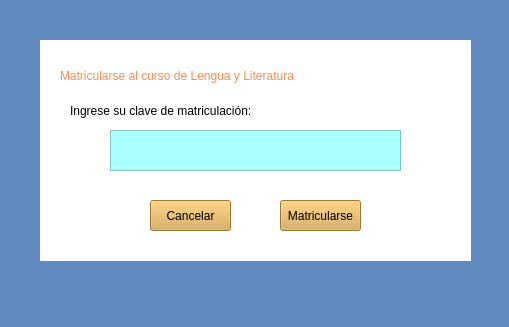
<?xml version="1.0" encoding="UTF-8"?>
<ui version="4.0">
 <class>matriLengua</class>
 <widget class="QWidget" name="matriLengua">
  <property name="geometry">
   <rect>
    <x>0</x>
    <y>0</y>
    <width>509</width>
    <height>327</height>
   </rect>
  </property>
  <property name="windowTitle">
   <string>Form</string>
  </property>
  <property name="styleSheet">
   <string notr="true">background-color: rgb(96, 137, 191);</string>
  </property>
  <widget class="QPushButton" name="pushButton_2">
   <property name="geometry">
    <rect>
     <x>280</x>
     <y>200</y>
     <width>81</width>
     <height>31</height>
    </rect>
   </property>
   <property name="styleSheet">
    <string notr="true">background-color: rgb(217, 167, 74);
font: 700 10pt &quot;Segoe UI&quot;;
</string>
   </property>
   <property name="text">
    <string>Matricularse</string>
   </property>
  </widget>
  <widget class="QTextEdit" name="textEdit">
   <property name="geometry">
    <rect>
     <x>110</x>
     <y>130</y>
     <width>291</width>
     <height>41</height>
    </rect>
   </property>
   <property name="styleSheet">
    <string notr="true">background-color: rgb(170, 255, 255);</string>
   </property>
  </widget>
  <widget class="QPushButton" name="botonCancelarLengua">
   <property name="geometry">
    <rect>
     <x>150</x>
     <y>200</y>
     <width>81</width>
     <height>31</height>
    </rect>
   </property>
   <property name="styleSheet">
    <string notr="true">background-color: rgb(217, 167, 74);
font: 700 10pt &quot;Segoe UI&quot;;</string>
   </property>
   <property name="text">
    <string>Cancelar</string>
   </property>
  </widget>
  <widget class="QLabel" name="label_2">
   <property name="geometry">
    <rect>
     <x>60</x>
     <y>60</y>
     <width>391</width>
     <height>31</height>
    </rect>
   </property>
   <property name="styleSheet">
    <string notr="true">color: rgb(242, 144, 87);
font: 700 14pt &quot;Segoe UI&quot;;
background-color: rgb(255, 255, 255);
</string>
   </property>
   <property name="text">
    <string>Matricularse al curso de Lengua y Literatura</string>
   </property>
  </widget>
  <widget class="QLabel" name="label">
   <property name="geometry">
    <rect>
     <x>40</x>
     <y>40</y>
     <width>431</width>
     <height>221</height>
    </rect>
   </property>
   <property name="styleSheet">
    <string notr="true">background-color: rgb(255, 255, 255);</string>
   </property>
   <property name="text">
    <string/>
   </property>
  </widget>
  <widget class="QLabel" name="label_3">
   <property name="geometry">
    <rect>
     <x>70</x>
     <y>100</y>
     <width>271</width>
     <height>21</height>
    </rect>
   </property>
   <property name="styleSheet">
    <string notr="true">background-color: rgb(255, 255, 255);
font: 700 12pt &quot;Segoe UI&quot;;</string>
   </property>
   <property name="text">
    <string>Ingrese su clave de matriculación:</string>
   </property>
  </widget>
  <zorder>label</zorder>
  <zorder>pushButton_2</zorder>
  <zorder>textEdit</zorder>
  <zorder>botonCancelarLengua</zorder>
  <zorder>label_2</zorder>
  <zorder>label_3</zorder>
 </widget>
 <resources/>
 <connections/>
</ui>
